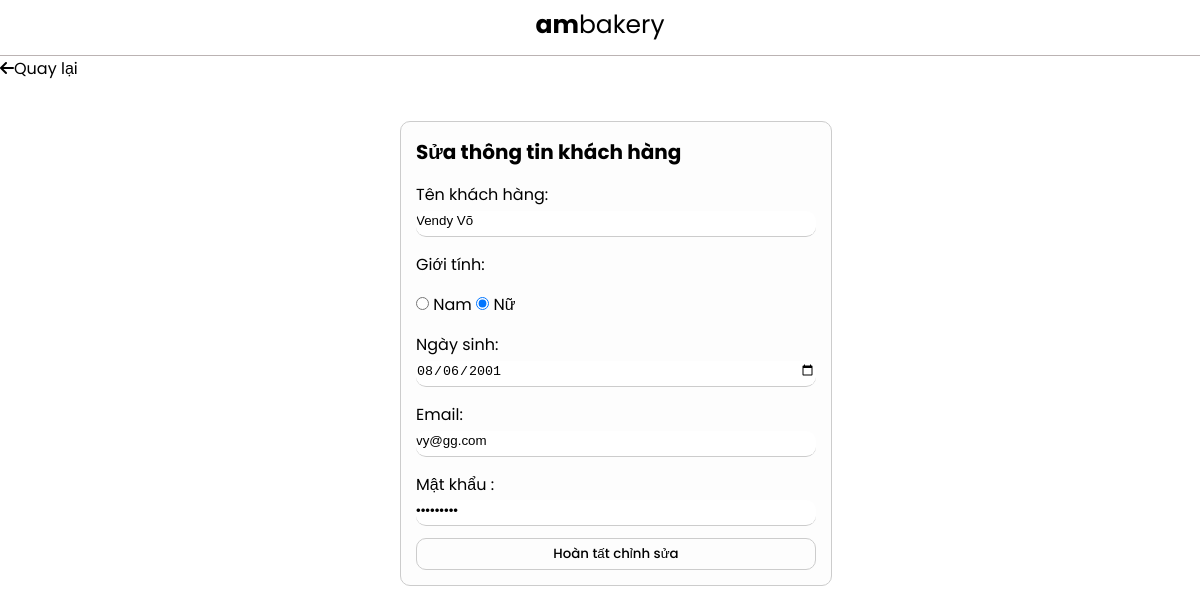
/admin/dashboard/khachhang/sua_form.php?ma=34, run on an earlier commit of the app's database.
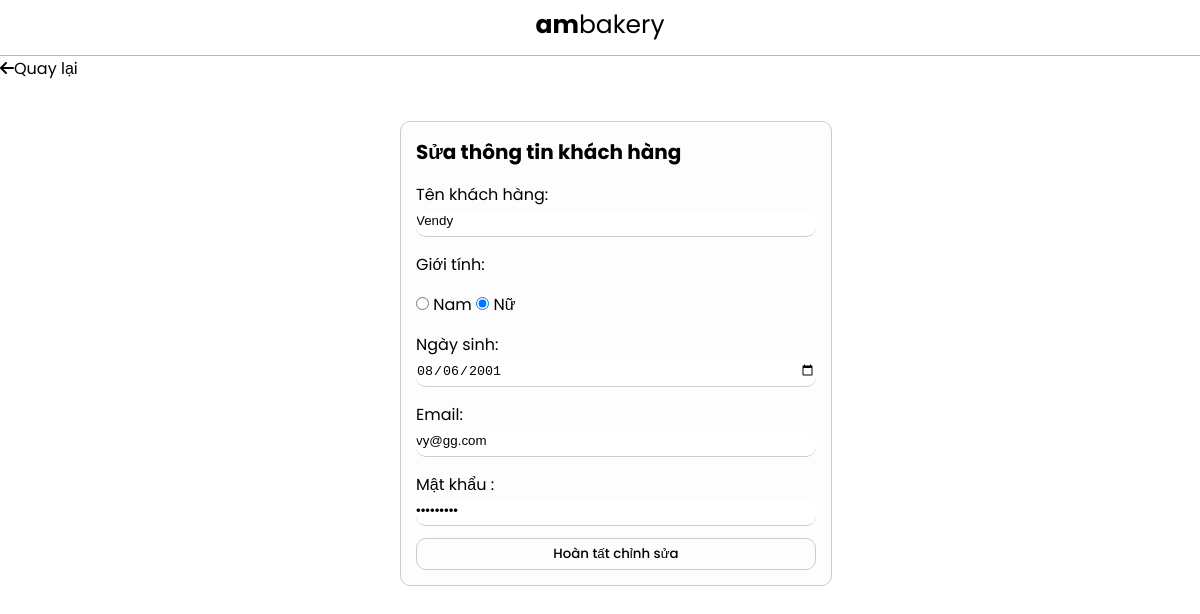
And on a later commit of the database.
### tables this page shows
CREATE TABLE `khach_hang` (
  `ma` int(11) NOT NULL,
  `ten` varchar(100) NOT NULL,
  `gioi_tinh` tinyint(1) NOT NULL,
  `ngay_sinh` date NOT NULL,
  `email` varchar(100) NOT NULL,
  `sdt` varchar(12) NOT NULL,
  `dia_chi` varchar(100) NOT NULL,
  `mat_khau` varchar(50) NOT NULL,
  `cap_do` int(11) NOT NULL
);

### admin/dashboard/khachhang/sua_form.php (the view, shortened to what this page needs)
<!DOCTYPE html>
<html>
<head>
	<link rel="stylesheet" href="../../css/form.css">
	<?php include '../thuvien.php'; ?>
</head>
<body>
	<?php
		$ma = $_GET['ma'];
		include  '../../connect.php' ;
		$sql = "select * from khach_hang where ma = $ma";
		$result= mysqli_query($connect, $sql);
		$khach_hang = mysqli_fetch_array($result);
	?>
	<?php
		include '../header.php';
	 ?>
	 <a href="../khachhang"><i class="fas fa-arrow-left"></i><span>Quay lại</span></a>
	<div class="container">
		<form action="sua_process.php" method="POST">
			<div>
				<h1>Sửa thông tin khách hàng</h1>
				<label for="ten">Tên khách hàng: </label>
				<input class="input--form" type="text" name="ten" value="<?php echo $khach_hang['ten'] ?>">
				<br>
				<?php
				$checked = $khach_hang['gioi_tinh'];
				?>
				<label  for="gioi_tinh">Giới tính: </label>
				<input  type="radio" name="gioi_tinh" value="1" <?php if ($checked == '1') {echo "checked";} ?>>
				<label class="label--radio" for="nam">Nam </label>
				<input  type="radio" name="gioi_tinh" value="0" <?php if ($checked == '0') {echo "checked";} ?>>
				<label class="label--radio" for="nu">Nữ </label>
				<br>
				<label for="ngay_sinh">Ngày sinh: </label>
				<input class="input--form" type="date" name="ngay_sinh" value="<?php echo $khach_hang['ngay_sinh'] ?>">
				<br>
				<label for="email">Email: </label>
				<input class="input--form" type="text" name="email" value="<?php echo $khach_hang['email'] ?>">
				<br>
				<label for="mat_khau">Mật khẩu	: </label>
				<input class="input--form" type="password" name="mat_khau" value="<?php echo $khach_hang['mat_khau'] ?>">
				<br>
				 <input type="submit" id="btn" value="Hoàn tất chỉnh sửa">
			</div>
		</form>
	</div>
</body>
</html>

What changed in the data, as far as the page shows it:
changed khach_hang "vy@gg.com": ten "Vendy Võ" → "Vendy"
